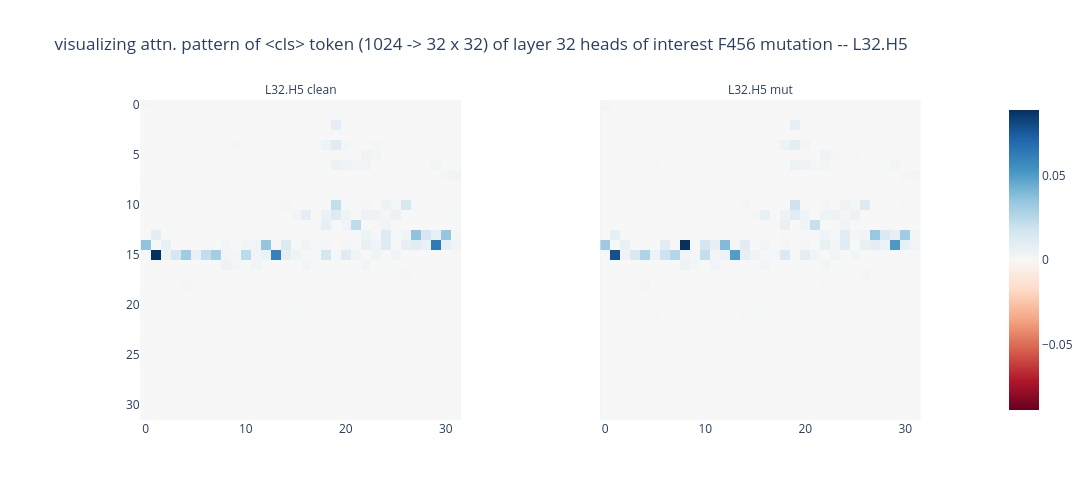

The notebook cell saved with this chart:
### Code cell
# randN = np.random.randint(low=0,high=101)
# randN = 50
# print(randN)
for i in range(len(heads_of_interest)):
    disp_tensor = torch.stack([attn_orig_cls[:,i,:].mean(dim=0), attn_mut_cls[:,i,:].mean(dim=0)], dim=0)
    # disp_tensor = torch.stack([attn_32_orig_cls[:,i,:][randN], attn_32_mut_cls[:,i,:][randN]], dim=0)
    disp_name = f"L{heads_of_interest[i][0]}.H{heads_of_interest[i][1]}"
    
    disp_width = 1100
    disp_height = 500
    if i == 0:
        fig = imshow(
            disp_tensor.view(-1,32,32),
            facet_col=0,
            x=np.arange(32),
            y=np.arange(32),
            width=disp_width, 
            height=disp_height, 
            facet_labels=[f"{disp_name} clean", f"{disp_name} mut"], 
            title=f"visualizing attn. pattern of <cls> token (1024 -> 32 x 32) of layer 32 heads of interest F456 mutation -- {disp_name}",
            return_fig=True,
        )
        fig.update_traces(customdata=np.arange(1024).reshape(32,32), hovertemplate="%{x}, %{y}<br>Sequence position: 0 <- %{customdata}<br>Attn Prob. %{z}")
        fig.show()
    elif i == 3:
        fig = imshow(
            disp_tensor.view(-1,32,32),
            facet_col=0,
            x=np.arange(32),
            y=np.arange(32),
            width=disp_width, 
            height=disp_height, 
            facet_labels=[f"{disp_name} clean", f"{disp_name} mut"], 
            title=f"visualizing attn. pattern of <cls> token (1024 -> 32 x 32) of layer 32 heads of interest L455 mutation -- {disp_name}",
            return_fig=True,
        )
        fig.update_traces(customdata=np.arange(1024).reshape(32,32), hovertemplate="%{x}, %{y}<br>Sequence position: 679 <- %{customdata}<br>Attn Prob. %{z}")
        fig.show()
    else:
        fig = imshow(
            disp_tensor.view(-1,32,32), 
            facet_col=0,
            x=np.arange(32),
            y=np.arange(32),
            width=disp_width, 
            height=disp_height, 
            facet_labels=[f"{disp_name} clean", f"{disp_name} mut"],
            title=disp_name,
            return_fig=True
        )
        fig.update_traces(customdata=np.arange(1024).reshape(32,32), hovertemplate="%{x}, %{y}<br>Sequence position: 0 <- %{customdata}<br>Attn Prob. %{z}")
        fig.show()

### Figure 1 — Plotly figure (JSON) as saved in the notebook; plotly's stock layout.template omitted (floating-point values rounded to 4 significant figures; data arrays with more than 128 entries replaced by an {"elided": "..."} marker saying what was removed)
{"data": [{"coloraxis": "coloraxis", "customdata": {"elided": "32x32 int values"}, "hovertemplate": "%{x}, %{y}<br>Sequence position: 0 <- %{customdata}<br>Attn Prob. %{z}", "name": "0", "type": "heatmap", "x": [0, 1, 2, 3, 4, 5, 6, 7, 8, 9, 10, 11, 12, 13, 14, 15, 16, 17, 18, 19, 20, 21, 22, 23, 24, 25, 26, 27, 28, 29, 30, 31], "xaxis": "x", "y": [0, 1, 2, 3, 4, 5, 6, 7, 8, 9, 10, 11, 12, 13, 14, 15, 16, 17, 18, 19, 20, 21, 22, 23, 24, 25, 26, 27, 28, 29, 30, 31], "yaxis": "y", "z": {"elided": "32x32 float values"}}, {"coloraxis": "coloraxis", "customdata": {"elided": "32x32 int values"}, "hovertemplate": "%{x}, %{y}<br>Sequence position: 0 <- %{customdata}<br>Attn Prob. %{z}", "name": "1", "type": "heatmap", "x": [0, 1, 2, 3, 4, 5, 6, 7, 8, 9, 10, 11, 12, 13, 14, 15, 16, 17, 18, 19, 20, 21, 22, 23, 24, 25, 26, 27, 28, 29, 30, 31], "xaxis": "x2", "y": [0, 1, 2, 3, 4, 5, 6, 7, 8, 9, 10, 11, 12, 13, 14, 15, 16, 17, 18, 19, 20, 21, 22, 23, 24, 25, 26, 27, 28, 29, 30, 31], "yaxis": "y2", "z": {"elided": "32x32 float values"}}], "layout": {"annotations": [{"font": {}, "showarrow": false, "text": "L32.H5 clean", "x": 0.245, "xanchor": "center", "xref": "paper", "y": 1, "yanchor": "bottom", "yref": "paper"}, {"font": {}, "showarrow": false, "text": "L32.H5 mut", "x": 0.755, "xanchor": "center", "xref": "paper", "y": 1, "yanchor": "bottom", "yref": "paper"}], "coloraxis": {"autocolorscale": false, "cmid": 0, "colorscale": [[0, "rgb(103,0,31)"], [0.1, "rgb(178,24,43)"], [0.2, "rgb(214,96,77)"], [0.3, "rgb(244,165,130)"], [0.4, "rgb(253,219,199)"], [0.5, "rgb(247,247,247)"], [0.6, "rgb(209,229,240)"], [0.7, "rgb(146,197,222)"], [0.8, "rgb(67,147,195)"], [0.9, "rgb(33,102,172)"], [1, "rgb(5,48,97)"]]}, "height": 500, "title": {"text": "visualizing attn. pattern of <cls> token (1024 -> 32 x 32) of layer 32 heads of interest F456 mutation -- L32.H5"}, "width": 1100, "xaxis": {"anchor": "y", "constrain": "domain", "domain": [0, 0.49], "scaleanchor": "y"}, "xaxis2": {"anchor": "y2", "domain": [0.51, 1], "matches": "x"}, "yaxis": {"anchor": "x", "autorange": "reversed", "constrain": "domain", "domain": [0, 1]}, "yaxis2": {"anchor": "x2", "domain": [0, 1], "matches": "y", "showticklabels": false}}}
